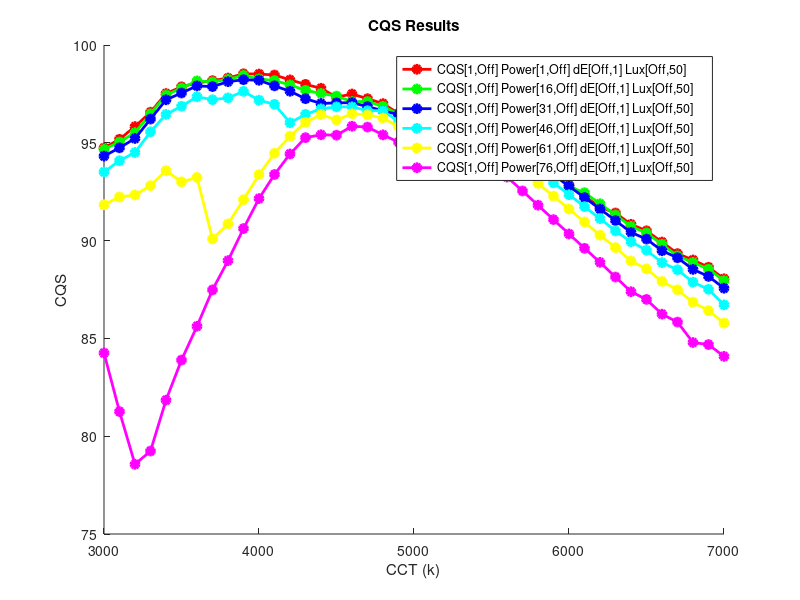
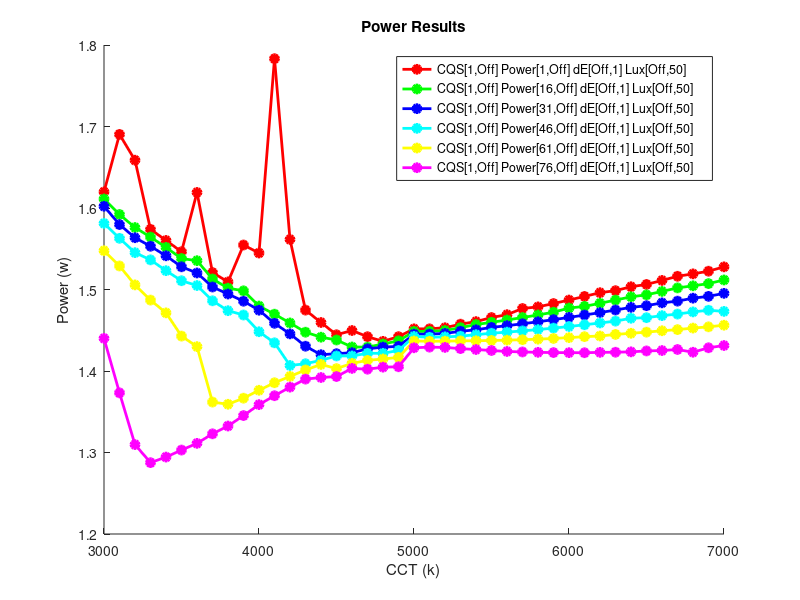

The MATLAB script that drew these images, in order:
close all
clear all
clc

load('CQS_and_increasing_power_weight.mat')
colors='rgbcymk';
figure()
legend_entries={};
hold on
for i=1:6
    
    plot(CCT_final(i,:),CRI_final(i,:),'Marker','o','MarkerEdgeColor',colors(i),'MarkerFaceColor',colors(i),'LineWidth',2,'Color',colors(i))

    CRI_entry=strcat('CQS[1,Off]');
    dE_entry=strcat(' dE[Off,1]');
    power_entry=strcat(' Power[',num2str(weights(i,2)),',Off]');    
    lux_entry=strcat(' Lux[Off,50]');
        
    legend_entries{i}=strcat(CRI_entry,power_entry,dE_entry,lux_entry);    
    
end
legend(legend_entries)
title('CQS Results')
ylabel('CQS')
xlabel('CCT (k)')

figure()
legend_entries={};
hold on
for i=1:6
    
    plot(CCT_final(i,:),power_final(i,:),'Marker','o','MarkerEdgeColor',colors(i),'MarkerFaceColor',colors(i),'LineWidth',2,'Color',colors(i))

    CRI_entry=strcat('CQS[1,Off]');
    dE_entry=strcat(' dE[Off,1]');
    power_entry=strcat(' Power[',num2str(weights(i,2)),',Off]');    
    lux_entry=strcat(' Lux[Off,50]');
        
    legend_entries{i}=strcat(CRI_entry,power_entry,dE_entry,lux_entry);    
    
end
legend(legend_entries)
title('Power Results')
ylabel('Power (w)')
xlabel('CCT (k)')